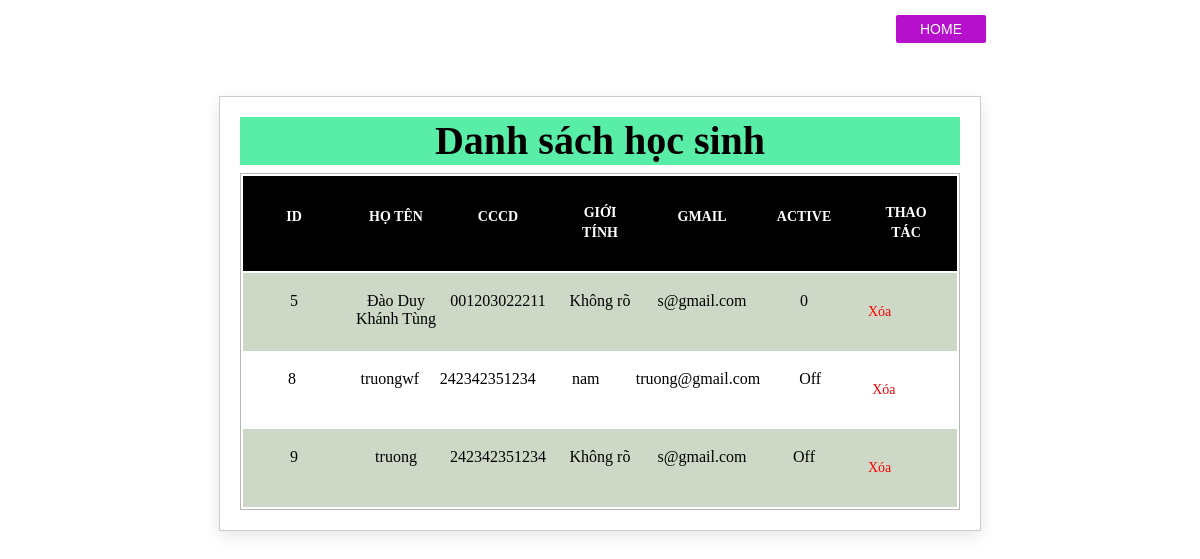
Page /html/hienthi_ds_hocsinh.php on the committed database.
### tables this page shows
CREATE TABLE `user` (
  `ID` int(12) NOT NULL,
  `Username` varchar(18) NOT NULL,
  `Name` varchar(50) DEFAULT NULL,
  `CCCD` varchar(12) DEFAULT NULL,
  `Date_of_birth` date NOT NULL,
  `Gmail` varchar(50) NOT NULL,
  `Password` varchar(32) NOT NULL,
  `Gender` varchar(14) DEFAULT NULL,
  `Signup_date` date NOT NULL DEFAULT current_timestamp(),
  `Active` varchar(12) NOT NULL DEFAULT 'Off'
);

### html/hienthi_ds_hocsinh.php (the view, shortened to what this page needs)
<!DOCTYPE html>
<html lang="en">
<head>
    <link rel="stylesheet" type="text/css" href="../css/table.css">
    <link rel="stylesheet" type="text/css" href="../css/add-test.css">
</head>
<?php
include("./config.php");
?>
<body>
    <button class="nextpage"><a href="/html/admin.php">HOME</a></button>
    <div class="listing">
        <h1>Danh sách học sinh</h1>
        <div class="container">
            <table>
                <thead>
                    <tr class="table_header">
                        <th class="hd"><a href="#" class="filter__link filter__link--number" id="id">ID</a></th>
                        <th class="hd"><a href="#" class="filter__link filter__link--number">Họ tên</a></th>
                        <th class="hd"><a href="#" class="filter__link filter__link--number">CCCD</a></th>
                        <th class="hd"><a href="#" class="filter__link filter__link--number">Giới tính</a></th>
                        <th class="hd"><a href="#" class="filter__link filter__link--number">Gmail</a></th>
                        <th class="hd"><a href="#" class="filter__link filter__link--number">Active</a></th>
                        <th class="hd"><a href="#" class="filter__link filter__link--number">Thao tác</a></th>
                    </tr>
                </thead>
                <tbody>
                    <?php
                    $sql = "SELECT * FROM user ";
                    $result = mysqli_query($db, $sql);
                    while ($row = mysqli_fetch_assoc($result)) {
                    ?>
                        <tr>
                            <td><?php echo $row['ID']; ?></td>
                            <td><?php echo $row['Name']; ?></td>
                            <td><?php echo $row['CCCD']; ?></td>
                            <td><?php echo $row['Gender']; ?></td>
                            <td><?php echo $row['Gmail']; ?></td>
                            <td><?php echo $row['Active']; ?></td>
                            <td class="action">
                                <a class="delete" onclick="return confirm('Bạn có muốn xóa không?');" href="delete_student.php?id=<?php echo $row['ID']; ?>" class="btn">Xóa</a>
                            </td>
                        </tr>
                    <?php
                    }
                    ?>
                </tbody>
            </table>
        </div>
    </div>
</body>
</html>

### css/table.css (style rules this page uses)
.container { max-width: 1000px; margin-right: auto; margin-left: auto; display: flex; justify-content: center; align-items: center; }
table { width: 100%; border: 1px solid rgb(184, 184, 184); }
.table_header { display: flex; width: 100%; background: #000; padding: 18px 0; }
td, th { flex: 1 1 20%; text-align: center; }
th { text-transform: uppercase; }

### css/add-test.css (style rules this page uses)
body { box-sizing: border-box; }
h1 { background-color: #58eea8; font-size: calc(1.375rem + 1.5vw); font-weight: 550; line-height: 1.2; text-align: center; margin: 0px 0px 8px 0px; }
.them-test, .them-cauhoi, .listing, .them-answer, .update-profile { width: 100%; margin: 50px auto; border: 1px solid #ccc; padding: 20px; background-color: rgb(255, 255, 255); box-shadow: 0 5px 15px rgba(0, 0, 0, 0.1); transition: transform 0.3s; }
.listing { margin-bottom: 0px; }
.nextpage { margin-top: 7px; position: relative; left: 80%; text-decoration: none; border: none; border-radius: 2px; height: 28px; background-color: #b610cd; }
.nextpage a { line-height: 1.2; text-decoration: none; padding: 0 18px; color: white; }
@media only screen and (min-width: 576px) { .them-test, .them-cauhoi, .listing, .them-answer, .update-profile { max-width: 540px; } }
@media only screen and (min-width: 576px) { .nextpage { left: 75%; } }
@media only screen and (min-width: 768px) { .them-test, .them-cauhoi, .listing, .them-answer, .update-profile { max-width: 720px; } }

### html/hienthi_ds_hocsinh.php (style rules this page uses)
a { text-decoration: none; position: relative; color: rgb(85, 83, 83); font-size: 14px; display: table; padding: 10px; }
.action { display: flex; text-decoration: none; }
.delete { color: red; }

### rows in the picture
user: ID "5", Name "Đào Duy Khánh Tùng", CCCD "001203022211", Gender "Không rõ", Gmail "s@gmail.com", Active "0"
user: ID "8", Name "truongwf", CCCD "242342351234", Gender "nam", Gmail "truong@gmail.com", Active "Off"
user: ID "9", Name "truong", CCCD "242342351234", Gender "Không rõ", Gmail "s@gmail.com", Active "Off"
